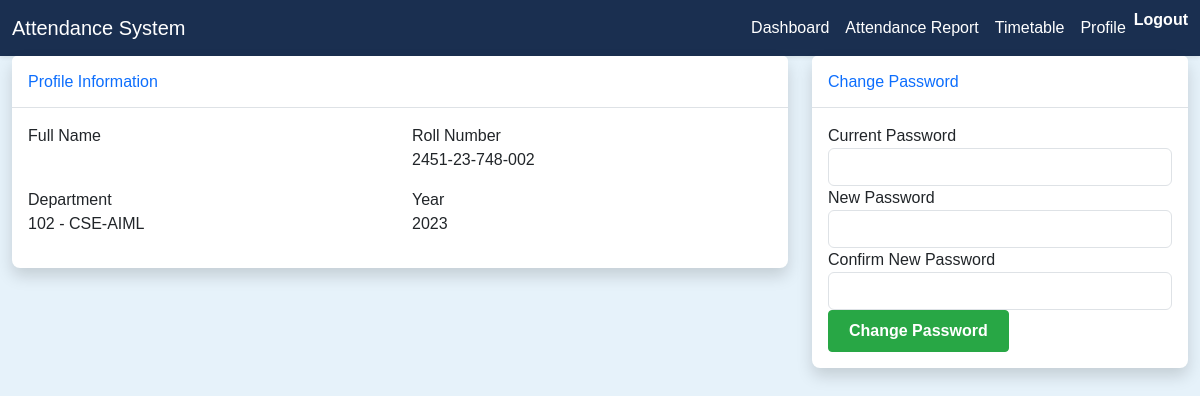
Screenshot of /dashboard/profile/ (signed in) with the database file from the repository.
### face_recognition_app/models.py (models this page shows, shortened)
class Student(models.Model):
    user = models.OneToOneField(User, on_delete=models.CASCADE)
    name = models.CharField(max_length=100, blank=True)  # Add this line
    roll_number = models.CharField(max_length=20)
    department = models.ForeignKey(Department, on_delete=models.CASCADE)
    year = models.IntegerField()
    section = models.ForeignKey(Section, on_delete=models.CASCADE)
    face_encoding = models.BinaryField(null=True, blank=True)

class Department(models.Model):
    code = models.IntegerField()
    name = models.CharField(max_length=100)
    description = models.TextField(blank=True)
    def __str__(self):
        return f"{self.code} - {self.name}"

### face_recognition_app/views.py (the view)
# urls.py: path('profile/', ProfileView.as_view(), name='profile'),
class ProfileView(LoginRequiredMixin, TemplateView):
    template_name = 'profile.html'
    def get_context_data(self, **kwargs):
        context = super().get_context_data(**kwargs)
        student = Student.objects.get(user=self.request.user)
        context['student'] = student
        return context

### templates/profile.html (shortened to what this page needs)
{% extends 'base.html' %}
{% block content %}
<div class="container-fluid">
    <div class="row">
        <div class="col-xl-8 col-lg-7">
            <div class="card shadow mb-4">
                <div class="card-header py-3">
                    <h6 class="m-0 font-weight-bold text-primary">Profile Information</h6>
                </div>
                <div class="card-body">
                    <div class="row">
                        <div class="col-md-6">
                            <div class="form-group">
                                <label>Full Name</label>
                            </div>
                        </div>
                        <div class="col-md-6">
                            <div class="form-group">
                                <label>Roll Number</label>
                                <p class="form-control-static">{{ student.roll_number }}</p>
                            </div>
                        </div>
                    </div>
                    <div class="row">
                        <div class="col-md-6">
                            <div class="form-group">
                                <label>Department</label>
                                <p class="form-control-static">{{ student.department }}</p>
                            </div>
                        </div>
                        <div class="col-md-6">
                            <div class="form-group">
                                <label>Year</label>
                                <p class="form-control-static">{{ student.year }}</p>
                            </div>
                        </div>
                    </div>
                </div>
            </div>
        </div>
        <div class="col-xl-4 col-lg-5">
            <div class="card shadow mb-4">
                <div class="card-header py-3">
                    <h6 class="m-0 font-weight-bold text-primary">Change Password</h6>
                </div>
                <div class="card-body">
                    <form method="post" action="{% url 'change_password' %}">
                        <div class="form-group">
                            <label>Current Password</label>
                            <input type="password" class="form-control" name="current_password" required>
                        </div>
                        <div class="form-group">
                            <label>New Password</label>
                            <input type="password" class="form-control" name="new_password1" required>
                        </div>
                        <div class="form-group">
                            <label>Confirm New Password</label>
                            <input type="password" class="form-control" name="new_password2" required>
                        </div>
                        <button type="submit" class="btn btn-primary btn-block">
                            Change Password
                        </button>
                    </form>
                </div>
            </div>
        </div>
    </div>
</div>
{% endblock %}

### templates/base.html (style rules this page uses)
:root { --primary-color: #1a2f50; --secondary-color: #6c757d; --success-color: #28a745; --warning-color: #ffc107; --danger-color: #dc3545; --light-bg: #e6f2fa; --table-header-bg: #1a2f50; --border-color: #dee2e6; }
body { background-color: var(--light-bg); font-family: 'Nunito', sans-serif; }
.card { border: none; border-radius: 0.5rem; box-shadow: 0 0.15rem 1.75rem rgba(0, 0, 0, 0.1); transition: transform 0.2s ease-in-out; }
.card-header { background-color: white; border-bottom: 1px solid var(--border-color); }
.btn { border-radius: 0.25rem; padding: 0.5rem 1.25rem; font-weight: 600; }
.btn-primary { background-color: var(--success-color); border-color: var(--success-color); }

### rows the page displays
Student: roll_number "2451-23-748-002", department "102 - CSE-AIML", year "2023"
